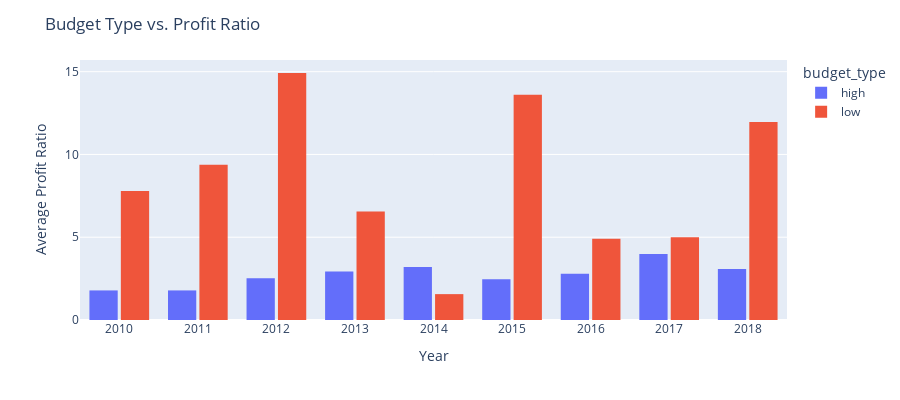

The notebook cell this image was saved under:
### Code cell
fig = px.histogram(grossJoinBudget, x="year", y="profitRatio",
            barmode='group', color = 'budget_type', histfunc='avg',
             height=400)

fig.update_layout(
    title_text="Budget Type vs. Profit Ratio", # title of plot
    xaxis_title_text= 'Year', # xaxis label
    yaxis_title_text='Average Profit Ratio', # yaxis label
    bargap=0.2, # gap between bars of adjacent location coordinates
    bargroupgap=0.1 # gap between bars of the same location coordinates
)



fig.show()

### Figure 1 — Plotly figure (JSON) as saved in the notebook; plotly's stock layout.template omitted (floating-point values rounded to 4 significant figures; data arrays with more than 128 entries replaced by an {"elided": "..."} marker saying what was removed)
{"data": [{"alignmentgroup": "True", "bingroup": "x", "histfunc": "avg", "hovertemplate": "budget_type=high<br>year=%{x}<br>avg of profitRatio=%{y}<extra></extra>", "legendgroup": "high", "marker": {"color": "#636efa"}, "name": "high", "offsetgroup": "high", "orientation": "v", "showlegend": true, "type": "histogram", "x": {"elided": "1227 int values"}, "xaxis": "x", "y": {"elided": "1227 float values"}, "yaxis": "y"}, {"alignmentgroup": "True", "bingroup": "x", "histfunc": "avg", "hovertemplate": "budget_type=low<br>year=%{x}<br>avg of profitRatio=%{y}<extra></extra>", "legendgroup": "low", "marker": {"color": "#EF553B"}, "name": "low", "offsetgroup": "low", "orientation": "v", "showlegend": true, "type": "histogram", "x": [2010, 2010, 2010, 2010, 2010, 2010, 2010, 2010, 2010, 2010, 2010, 2010, 2010, 2011, 2011, 2011, 2011, 2011, 2011, 2011, 2011, 2011, 2011, 2011, 2011, 2012, 2012, 2012, 2012, 2012, 2012, 2012, 2012, 2012, 2012, 2012, 2012, 2012, 2012, 2013, 2013, 2013, 2013, 2013, 2013, 2013, 2013, 2014, 2014, 2014, 2014, 2014, 2014, 2014, 2014, 2014, 2014, 2014, 2015, 2015, 2015, 2015, 2015, 2015, 2015, 2016, 2016, 2016, 2016, 2017, 2017, 2017, 2017, 2017, 2017, 2017, 2017, 2018, 2018], "xaxis": "x", "y": [37.98, 9.701, 7.066, 15.57, 2.9, 3.097, 10.28, 6.65, 1.721, 0.07009, -0.2694, 7.483, -0.9487, 65.58, 16.59, 13.91, 4.439, 11.02, -0.06504, 1.412, -0.5318, -0.5646, 0.2392, 0.06553, 0.3618, 100.8, 41.41, 11.93, 7.305, 10.5, 4.896, 3.509, 24.75, 0.6307, 2.181, 2.077, -0.4222, 0.3487, -0.9915, -1, -1, 25.89, 18.5, 4.892, 1.614, 4.335, -0.7505, 2.741, 4.797, 3.323, 6.195, 2.324, 0.04419, -0.8889, 0.1563, -0.1476, -0.4574, -0.8989, 63.36, 10.63, 4.077, 11.93, 0.14, 2.966, 2.164, 7.594, 13.66, -0.6452, -0.9868, 8.617, 1.971, 4.648, 26.7, -0.61, -0.8825, 0.4711, -0.9604, 15.43, 8.497], "yaxis": "y"}], "layout": {"bargap": 0.2, "bargroupgap": 0.1, "barmode": "group", "height": 400, "legend": {"title": {"text": "budget_type"}, "tracegroupgap": 0}, "margin": {"t": 60}, "title": {"text": "Budget Type vs. Profit Ratio"}, "xaxis": {"anchor": "y", "domain": [0, 1], "title": {"text": "Year"}}, "yaxis": {"anchor": "x", "domain": [0, 1], "title": {"text": "Average Profit Ratio"}}}}
